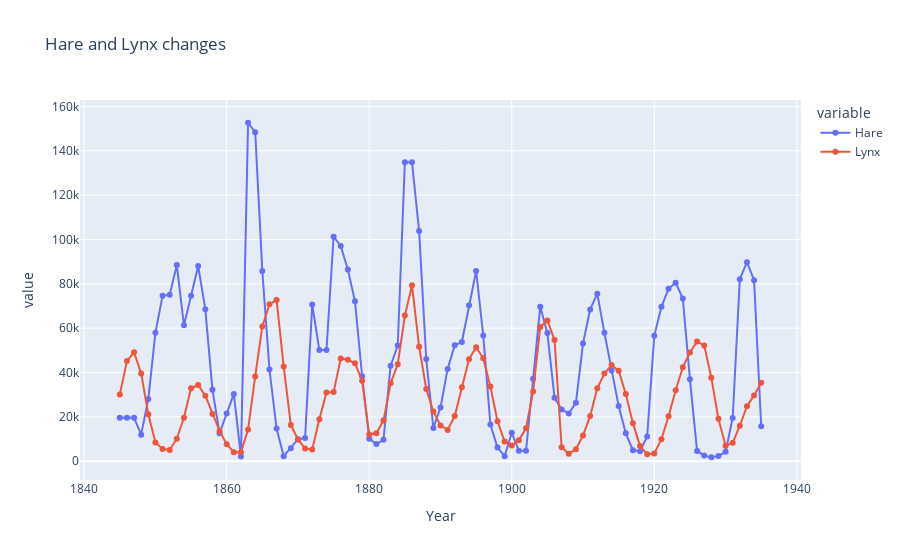

The cell this chart's notebook holds for it:
### Code cell
fig = px.line(pelt, x='Year', y=['Hare', 'Lynx'],  title='Hare and Lynx changes', markers=True)
fig.show()

# year interval
